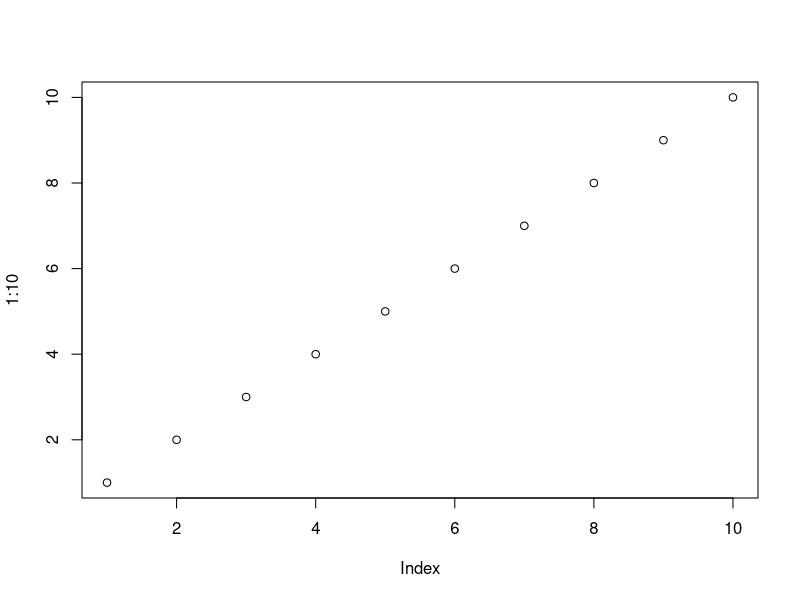
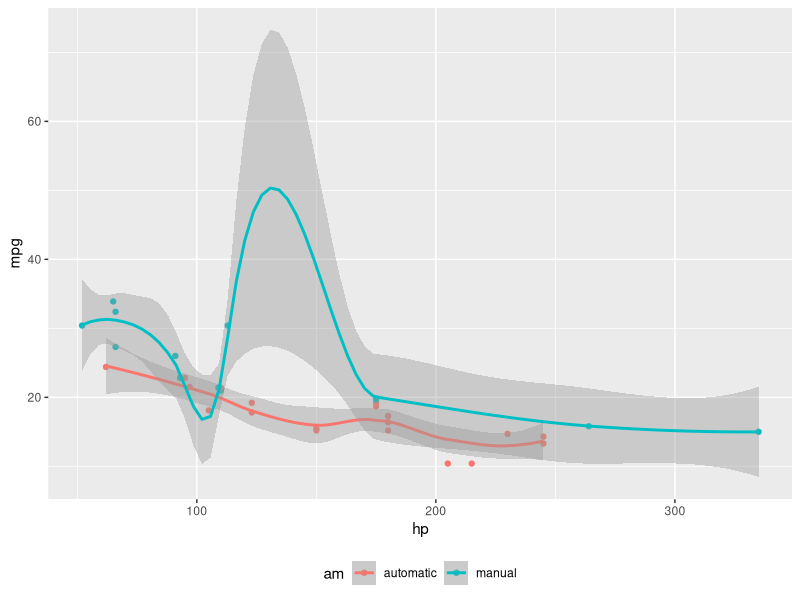
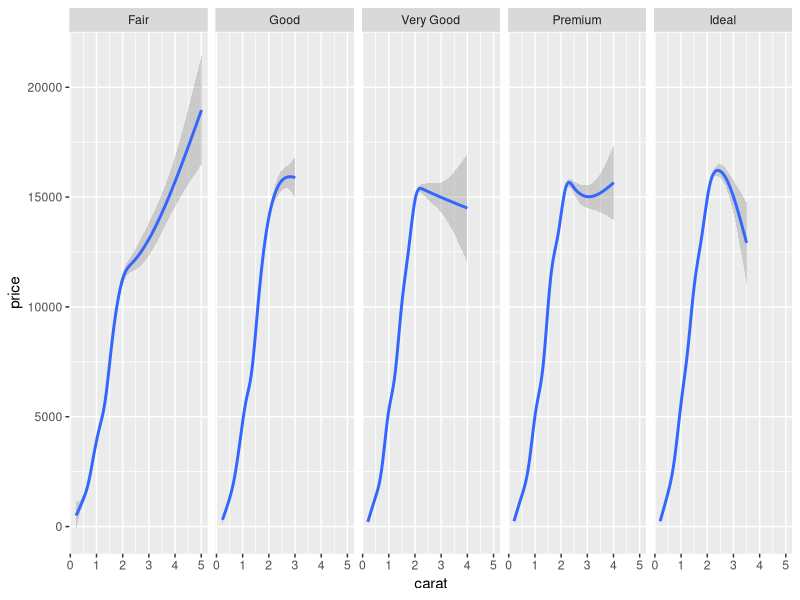
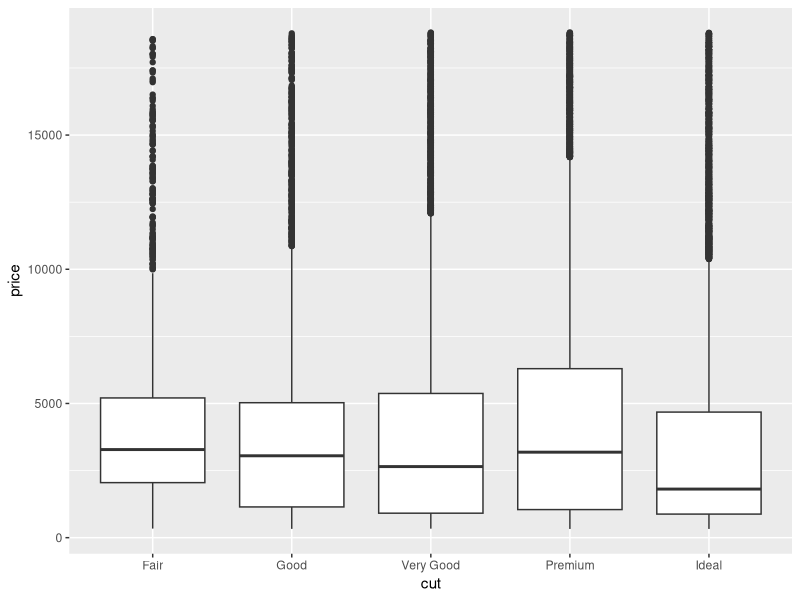
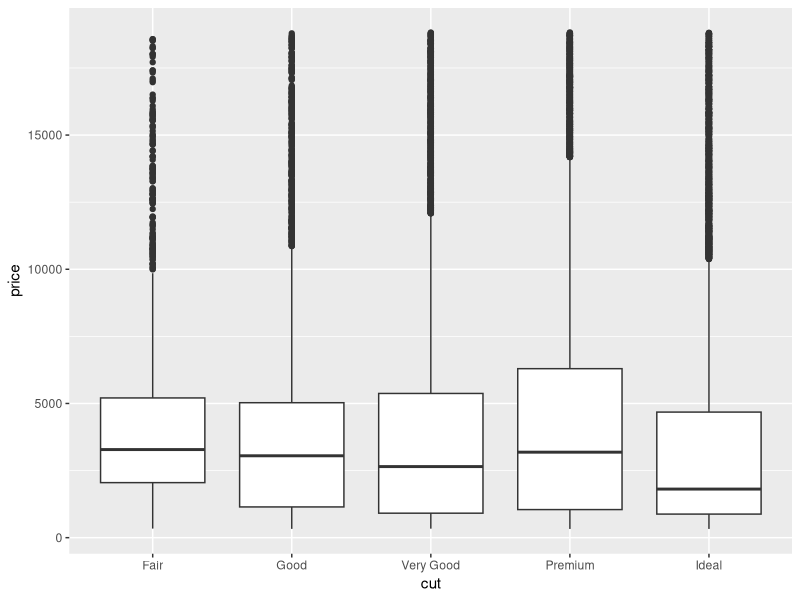
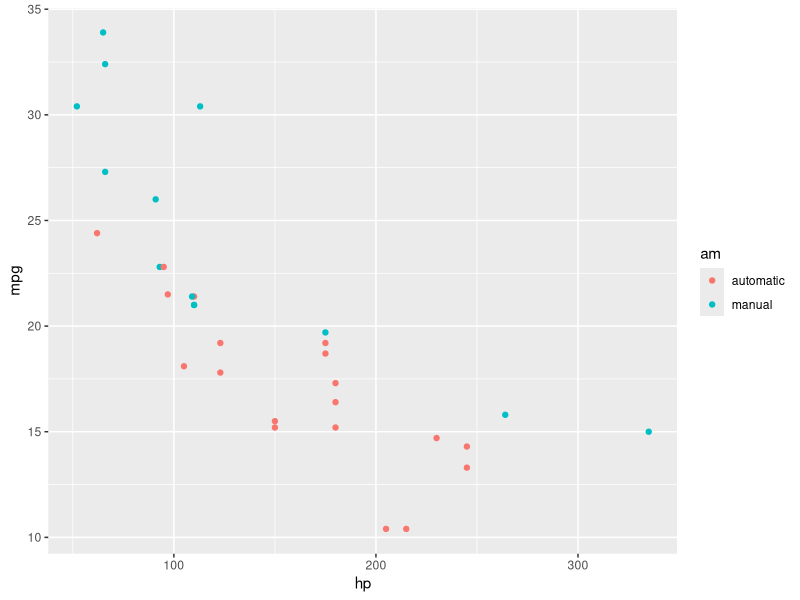
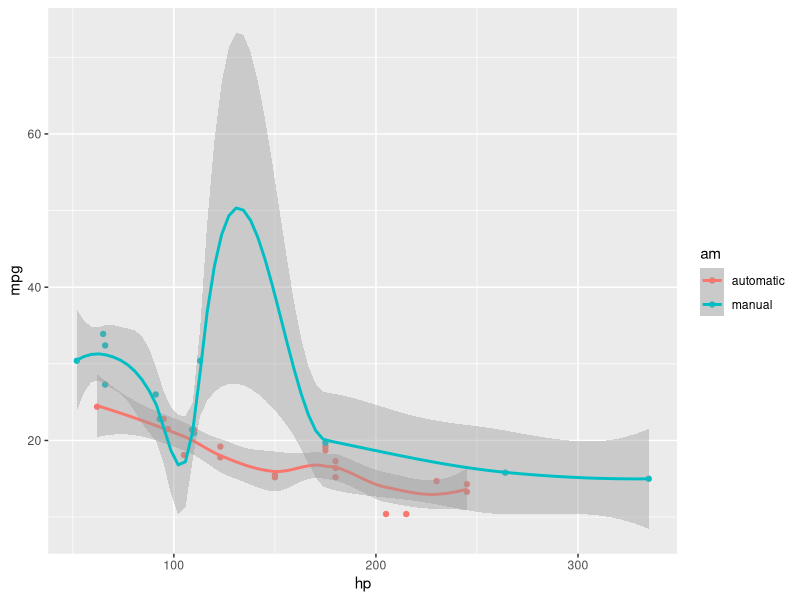
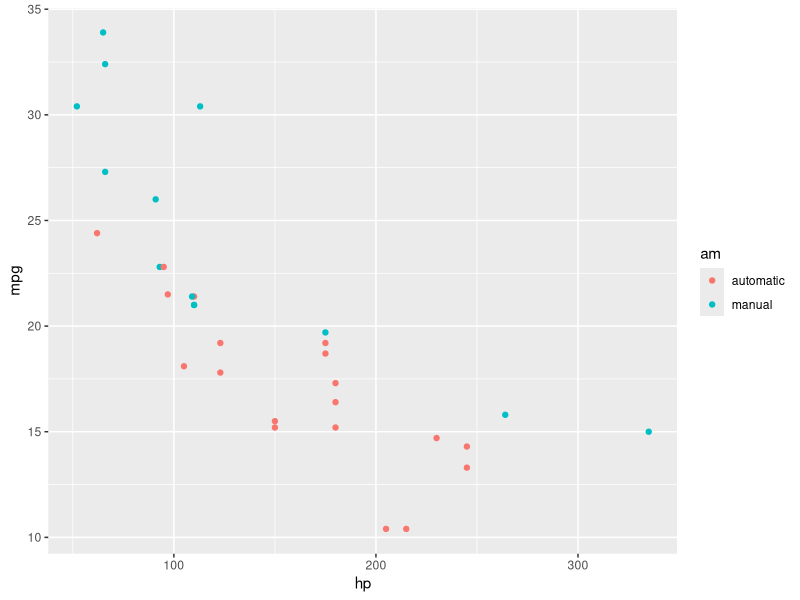

Write the R code that produced these figures, in order.
## ---- chunk 1
#| label: fig-my-figure
#| fig-cap: "The caption for my figure"
plot(1:10)
## ---- chunk 2
3 + 2
sqrt(16)
## ---- chunk 3
cos(3)
date()
## ---- chunk 4
#| label: fig-margin
#| fig-cap: "MPG vs horsepower, colored by transmission."
#| column: margin
#| message: false
library(ggplot2)
mtcars2 <- mtcars
mtcars2$am <- factor(
  mtcars$am, labels = c('automatic', 'manual')
)
ggplot(mtcars2, aes(hp, mpg, color = am)) +
  geom_point() + geom_smooth() +
  theme(legend.position = 'bottom')
## ---- chunk 5
#| label: fig-fullwidth
#| fig-cap: "A full width figure."
#| fig-width: 11
#| fig-height: 3
#| column: page-right
#| warning: FALSE
ggplot(diamonds, aes(carat, price)) + geom_smooth() +
  facet_grid(~ cut)
## ---- chunk 6
#| label: fig-main
#| fig-cap: "A figure in the main column."
ggplot(diamonds, aes(cut, price)) + geom_boxplot()
## ---- chunk 7
#| label: fig-main-margin-cap
#| fig-cap: "A figure with a longer caption. The figure appears in the main column, but the caption is placed in the margin. Caption can even contain elements like a citation such as @xie2018."
#| cap-location: margin
ggplot(diamonds, aes(cut, price)) + geom_boxplot()
## ---- chunk 8
#| label: fig-two-together
#| fig-cap: "Two plots in one figure environment."
#| fig.show: hold
#| warning: false
#| cap-location: margin
p <- ggplot(mtcars2, aes(hp, mpg, color = am)) +
  geom_point()
p
p + geom_smooth()
## ---- chunk 9
#| fig-cap-location: margin
## ---- chunk 10
#| label: fig-margin-together
#| fig-cap: "Two plots in one figure environment in the margin."
#| fig-width: 3.5
#| fig-height: 2
#| fig-show: hold
#| column: margin
#| warning: false
p
p + geom_smooth(method = 'lm')
## ---- chunk 11
#| echo: false
knitr::kable(head(iris[,c(1,2,3,4)], 15))
## ---- chunk 12
#| label: fig-margin-separate-a
#| fig-cap: Two plots in separate figure environments in the margin (the first plot)
#| fig-width: 3.5
#| fig-height: 2 
#| column: margin
#| warning: false
#| echo: false
p
p + geom_smooth(method = 'lm')
## ---- chunk 13
#| echo: false
knitr::kable(head(iris[,c(1,2,3,4)], 12))
## ---- chunk 14
#| fig-width: 3.5
#| fig-height: 2
#| column: margin
# a boxplot of weight vs transmission; this figure
# will be placed in the margin
ggplot(mtcars2, aes(am, wt)) + geom_boxplot() +
  coord_flip()
## ---- chunk 15
#| warning: false
# a figure in the main column
p <- ggplot(mtcars, aes(wt, hp)) + geom_point()
p
## ---- chunk 16
#| fig-width: 11
#| fig-height: 4
#| column: page-right
#| warning: false
# a fullwidth figure
p + geom_smooth(method = 'lm') + facet_grid(~ gear)
